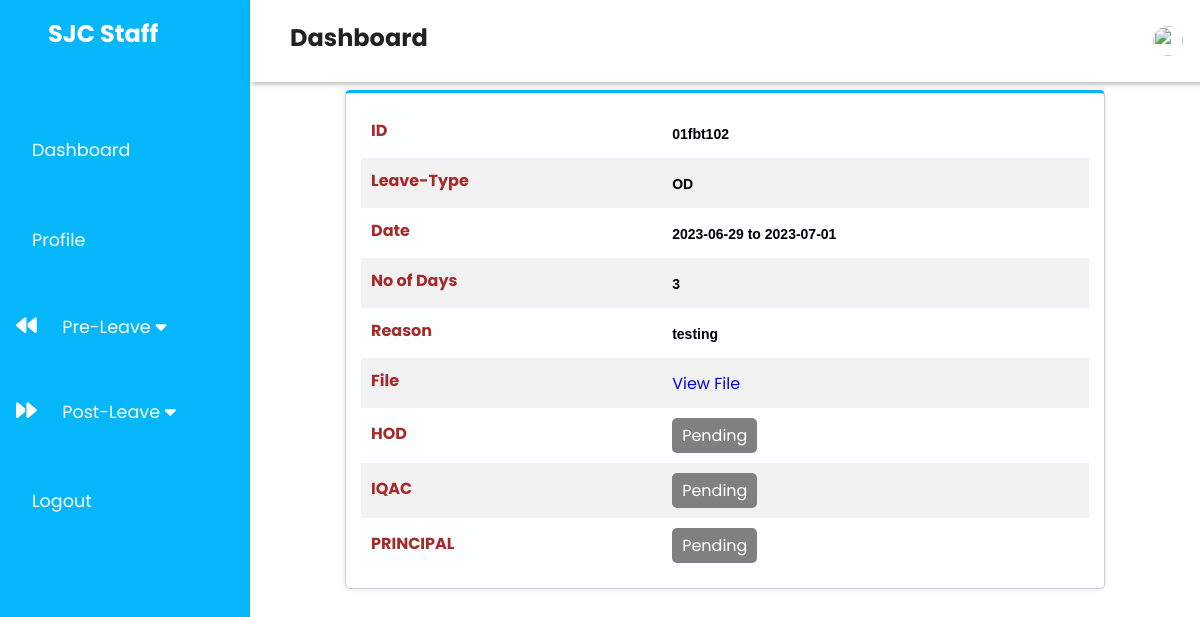
The app's page /Staff/pending.php (signed in), older data.
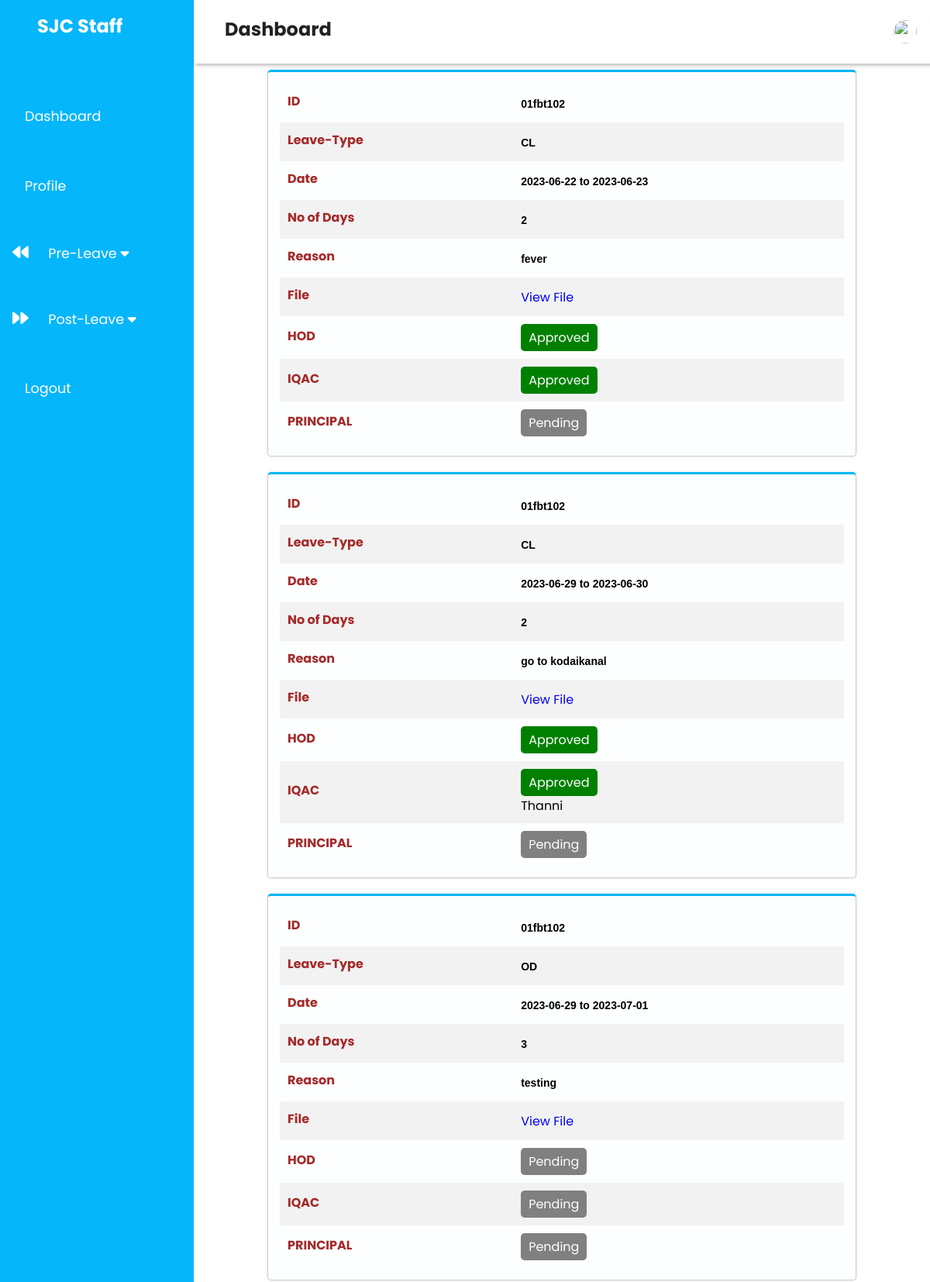
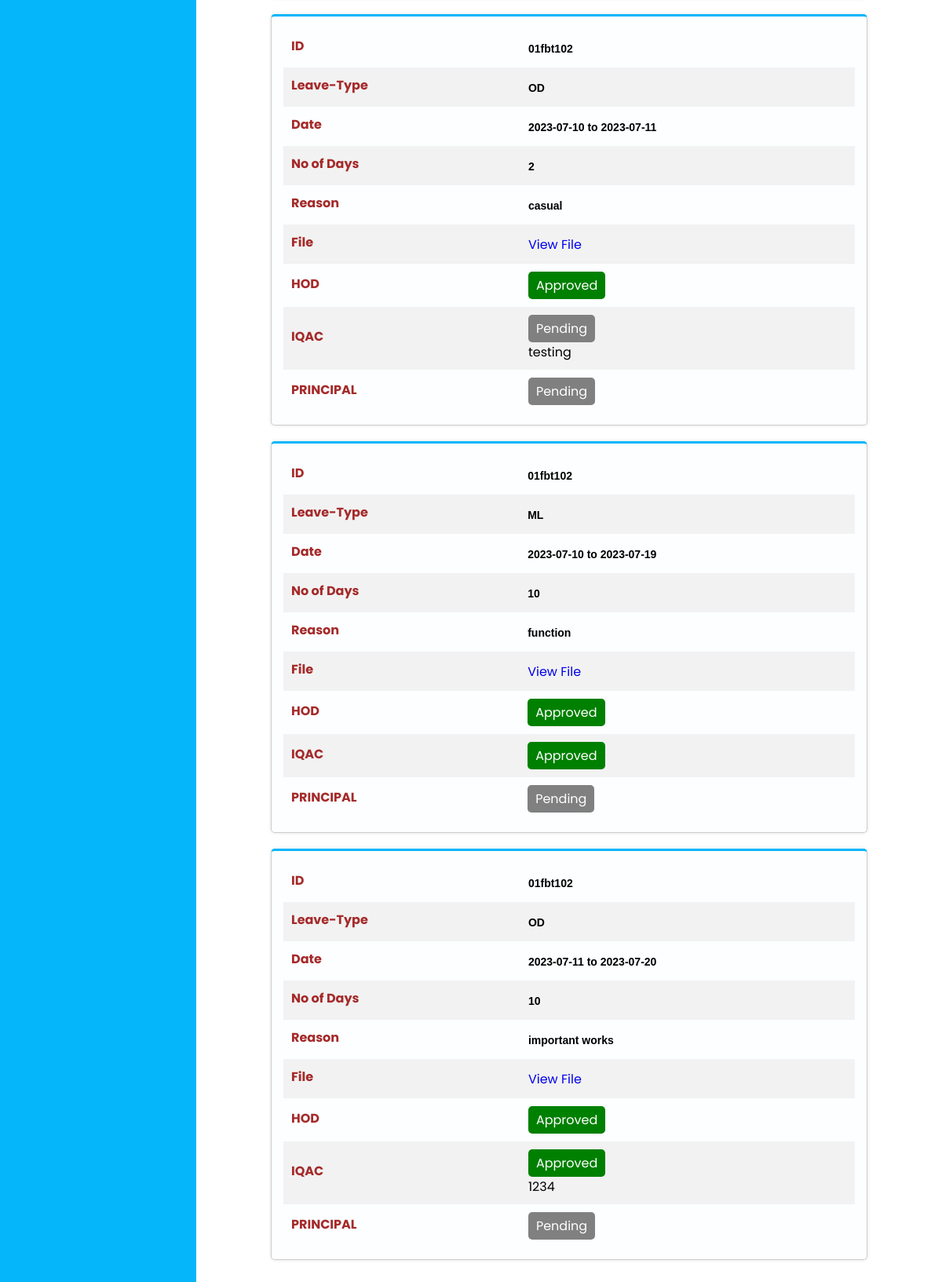
The same page, newer data (2 pictures, top to bottom).
### tables this page shows
CREATE TABLE `faculty1` (
  `application_id` int(11) NOT NULL,
  `name` varchar(30) NOT NULL,
  `id` varchar(30) NOT NULL,
  `department` varchar(30) NOT NULL,
  `LType` varchar(30) NOT NULL,
  `shift` int(1) NOT NULL,
  `start` date NOT NULL,
  `end` date NOT NULL,
  `ndays` int(30) NOT NULL,
  `reason` varchar(50) NOT NULL,
  `hod` int(10) NOT NULL DEFAULT 3,
  `H_feedback` varchar(100) NOT NULL,
  `aqict` int(10) NOT NULL DEFAULT 3,
  `IC_Feedback` varchar(100) NOT NULL,
  `principal` int(10) NOT NULL DEFAULT 3,
  `Pn_feedback` varchar(100) NOT NULL,
  `file` varchar(255) NOT NULL,
  `next_form` int(11) NOT NULL DEFAULT 3,
  `RegDate` timestamp NOT NULL DEFAULT current_timestamp()
);

### Staff/pending.php (the view, shortened to what this page needs)
<?php
if ($_SESSION['s_id'] && $_SESSION['position'] == 'staff') {
    ?>
    <!DOCTYPE html>
    <html>
    <head>
        <link rel="stylesheet" href="pending2.css">
        <link rel="stylesheet" type="text/css" href="sidebar.css">
    </head>
    <body>
        <?php include "Sidebar.php"; ?>
        <div class="main-content">
            <div class="container" style="margin-left: auto">
                <?php include "header.php"; ?>
                <?php
                include '../database/Databasedemo.php';
                $id = $_SESSION['s_id'];
                $sql = "SELECT Name, id, LType, ndays, start, end, file, reason, H_feedback, IC_Feedback, Pn_feedback, hod, aqict, principal FROM faculty1 WHERE id = '" . $id . "' AND (hod = FALSE OR aqict = FALSE OR principal = FALSE OR hod = 3 OR aqict = 3 OR principal = 3)";
                $result = mysqli_query($conn, $sql);
                while ($row = mysqli_fetch_assoc($result)) {
                    $approvalStatus = array();
                    $officials = array('HOD', 'IQAC', 'PRINCIPAL');
                    $officialKeys = array('hod', 'aqict', 'principal');
                    $official_fb = array('H_feedback', 'IC_Feedback', 'Pn_feedback');
                    foreach ($officialKeys as $key) {
                        if ($row[$key] == 1) {
                            $approvalStatus[] = 'Approved';
                        } elseif ($row[$key] == 0) {
                            $approvalStatus[] = 'Declined';
                        } else {
                            $approvalStatus[] = 'Pending';
                        }
                    }
                    ?>
                    <div class="form-container">
                        <table>
                            <?php
                            $form_fields = [
                                'id' => ['label' => 'ID'],
                                'LType' => ['label' => 'Leave-Type'],
                                'start' => ['label' => 'Date'],
                                'ndays' => ['label' => 'No of Days'],
                                'reason' => ['label' => 'Reason'],
                                'file' => ['label' => 'File'],
                            ];
                            foreach ($form_fields as $field_name => $field_data) {
                                $value = $row[$field_name];
                                echo '<tr>';
                                echo '<td><label>' . $field_data['label'] . '</label></td>';
                                if ($field_name === 'file') {
                                    if ($row['file']) {
                                        echo '<td><a href="' . $row['file'] . '" target="_blank">View File</a></td>';
                                    } else {
                                        echo '<td>No File</td>';
                                    }
                                } elseif ($field_name === 'start' || $field_name === 'end') {
                                    $start_date = date('Y-m-d', strtotime($row['start']));
                                    $end_date = date('Y-m-d', strtotime($row['end']));
                                    $date_range = $start_date . ' to ' . $end_date;
                                    echo '<td><span class="sp">' . $date_range . '</span></td>';
                                } else {
                                    echo '<td><span class="sp">' . $value . '</span></td>';
                                }
                                echo '</tr>';
                            }
                            foreach ($officials as $index => $official) {
                                $status = $approvalStatus[$index];
                                echo '<tr>';
                                echo '<td><label>' . $official . '</label></td>';
                                echo '<td colspan="3"><span class="approval-status ' . strtolower($status) . '">' . $status . '</span><br>
                                '.$row[$official_fb[$index]].'
                                </td>';
                                echo '</tr>';
                            }
                            ?>
                        </table>
                    </div>
                <?php
                }
                ?>
            </div>
        </div>
    </body>
    </html>
<?php
} else {
    header("location:../Login/home.php");
}
?>

Row changes from the older to the newer data that the page shows:
now on this page (row edited): faculty1: label "ID", id "01fbt102", label "Leave-Type", LType "CL", label "Date", date_range "2023-06-22 to 2023-06-23", label "No of Days", ndays "2", label "Reason", reason "fever", label "File", official "HOD", status "Approved", official "IQAC", official "PRINCIPAL", status "Pending"
now on this page (row edited): faculty1: label "ID", id "01fbt102", label "Leave-Type", LType "CL", label "Date", date_range "2023-06-29 to 2023-06-30", label "No of Days", ndays "2", label "Reason", reason "go to kodaikanal", label "File", official "HOD", status "Approved", official "IQAC", IC_Feedback "Thanni", official "PRINCIPAL", status "Pending"
now on this page (row edited): faculty1: label "ID", id "01fbt102", label "Leave-Type", LType "OD", label "Date", date_range "2023-07-10 to 2023-07-11", label "No of Days", ndays "2", label "Reason", reason "casual", label "File", official "HOD", status "Approved", official "IQAC", status "Pending", IC_Feedback "testing", official "PRINCIPAL"
now on this page (row edited): faculty1: label "ID", id "01fbt102", label "Leave-Type", LType "ML", label "Date", date_range "2023-07-10 to 2023-07-19", label "No of Days", ndays "10", label "Reason", reason "function", label "File", official "HOD", status "Approved", official "IQAC", official "PRINCIPAL", status "Pending"
now on this page (row edited): faculty1: label "ID", id "01fbt102", label "Leave-Type", LType "OD", label "Date", date_range "2023-07-11 to 2023-07-20", label "No of Days", ndays "10", label "Reason", reason "important works", label "File", official "HOD", status "Approved", official "IQAC", IC_Feedback "1234", official "PRINCIPAL", status "Pending"
